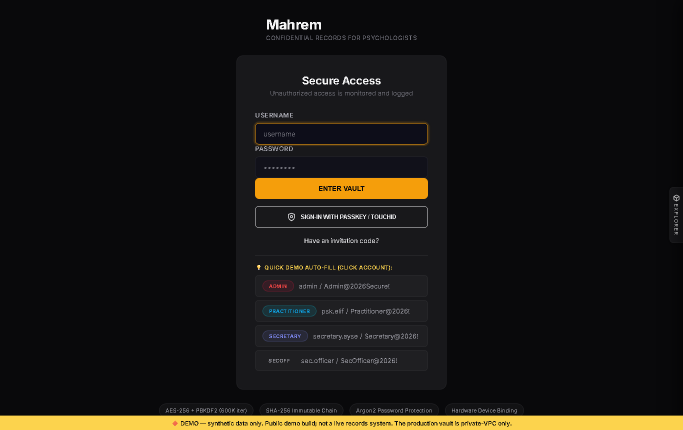
#> input picture docs/screenshots/01_login.png, 1366 x 860 px, given in place of 01.png, which was not available (shown at 1/2 size)
$ python capture_walkthrough.py
#> lines starting #> are read from the running program, lines starting #| are printed output that depends on the picture; pictures that were not available may be replaced by others from this repository, and a replacement may not be noted
#> (the call stopped at in capture, `with sync_playwright() as p:`: playwright is not available in this run)
"""
scripts/capture_walkthrough.py — regenerate the README walkthrough GIF.

Drives a running demo instance with a headless browser, captures nine scenes
(the practitioner, the secretary, and an administrator who cannot read anything
on their own), overlays a self-captioning top bar on each, and
stitches them into a looping GIF at docs/screenshots/walkthrough.gif.

Silent by design: every frame explains itself, so the GIF is legible in a README
without audio.

Setup (one time):
    pip install playwright pillow
    python -m playwright install chromium

Start a clean demo, e.g. with Docker (fresh volumes):
    docker compose -f docker-compose.yml -f docker-compose.demo.yml up --build

Then:
    python scripts/capture_walkthrough.py                       # uses :8000
    python scripts/capture_walkthrough.py http://127.0.0.1:8093

It signs in three times; the demo allows 5 sign-ins per IP per minute. It files an
erasure request for CL-003, so run it on a fresh demo.
"""

import os
import sys
import tempfile

from playwright.sync_api import sync_playwright
from PIL import Image, ImageDraw, ImageFont

BASE = sys.argv[1] if len(sys.argv) > 1 else "http://127.0.0.1:8000"
ROOT = os.path.dirname(os.path.dirname(os.path.abspath(__file__)))
OUT_GIF = os.path.join(ROOT, "docs", "screenshots", "walkthrough.gif")

PRACTITIONER = ("psk.elif", "Practitioner@2026!")
SECRETARY = ("secretary.ayse", "Secretary@2026!")
ADMIN = ("admin", "Admin@2026Secure!")
VW = {"width": 1366, "height": 860}

# (id, caption, duration_ms)
SCENES = [
    ("01", "Sign in — Argon2id hashing, httpOnly-cookie sessions, 5 attempts per minute", 2300),
    ("02", "Practitioner dashboard — clients with their tally, and the next appointments", 3000),
    ("03", "The client's file — profile, notes, a locked transcript; only their practitioner opens it", 3200),
    ("04", "The access ledger — every read of the file, hash-linked and tamper-evident", 2800),
    ("05", "Client cards — contact details and the KVKK date; export data or request erasure", 3000),
    ("06", "The secretary — the same client cards and the appointment book, no file", 3000),
    ("07", "Appointment book — no double booking; came or did not come", 2800),
    ("08", "An admin sees “SELECT CLIENT” — no records on their own authority", 2600),
    ("09", "Erasure requests — carried out only with a second person's co-signature", 3200),
]

TITLE = "PSIKONOT — CONFIDENTIAL CLIENT RECORDS"
W, BAR = 1100, 92
BG, ACC, MUT, FG = (11, 13, 18), (230, 168, 60), (150, 160, 175), (238, 242, 248)


def _font(sz, bold=False):
#> called with sz = 15, bold = True
    for pth in ([r"C:/Windows/Fonts/arialbd.ttf", "/usr/share/fonts/truetype/dejavu/DejaVuSans-Bold.ttf"]
                if bold else [r"C:/Windows/Fonts/arial.ttf", "/usr/share/fonts/truetype/dejavu/DejaVuSans.ttf"]):
        try:
            return ImageFont.truetype(pth, sz)
        except OSError:
            continue
    return ImageFont.load_default()


def _sign_in(browser, user, pw, settle=4500):
    page = browser.new_context(viewport=VW).new_page()
    page.goto(BASE, wait_until="networkidle")
    page.fill("#inp-username", user)
    page.fill("#inp-password", pw)
    page.click("#btn-login")
    page.wait_for_timeout(settle)
    return page


def _shot(page, raw_dir, sid, settle):
    page.wait_for_timeout(settle)
    page.screenshot(path=os.path.join(raw_dir, f"{sid}.png"))


def capture(raw_dir):
    """Drive the browser and drop the raw PNG scenes into raw_dir."""
    with sync_playwright() as p:
        b = p.chromium.launch()

        # Act 1 — the practitioner
        pg = b.new_context(viewport=VW).new_page()
        pg.goto(BASE, wait_until="networkidle")
        _shot(pg, raw_dir, "01", 700)
        pg.fill("#inp-username", PRACTITIONER[0])
        pg.fill("#inp-password", PRACTITIONER[1])
        pg.click("#btn-login")
        _shot(pg, raw_dir, "02", 5500)
        pg.click('[data-page="records"]')
        _shot(pg, raw_dir, "03", 3500)
        pg.click('[data-page="my-access"]')
        _shot(pg, raw_dir, "04", 2500)
        pg.click('[data-page="clients"]')
        _shot(pg, raw_dir, "05", 2500)
        pg.on("dialog", lambda dialog: dialog.accept())   # "File an erasure request?"
        pg.click('[data-action="client-erasure"][data-arg="CL-003"]')   # so the operator has one to show
        pg.wait_for_timeout(2000)

        # Act 2 — the secretary
        pg = _sign_in(b, *SECRETARY)
        pg.click('[data-page="clients"]')
        _shot(pg, raw_dir, "06", 2500)
        pg.click('[data-page="appointments"]')
        _shot(pg, raw_dir, "07", 2500)

        # Act 3 — governance
        pg = _sign_in(b, *ADMIN)
        _shot(pg, raw_dir, "08", 800)
        pg.click('[data-page="erasure-requests"]')
        _shot(pg, raw_dir, "09", 2000)

        b.close()


def compose(raw_dir):
    """Caption each raw scene and stitch the looping GIF."""
    f_title, f_step = _font(15, True), _font(19, True)
    frames, durs = [], []
    for sid, cap, dur in SCENES:
        src = Image.open(os.path.join(raw_dir, f"{sid}.png")).convert("RGB")
#> src is the input picture: PIL image 1366x860 RGB; mean R, G, B 25.1, 22.7, 18.8
        h = int(src.height * W / src.width)
#> h = 692
        src = src.resize((W, h), Image.LANCZOS)
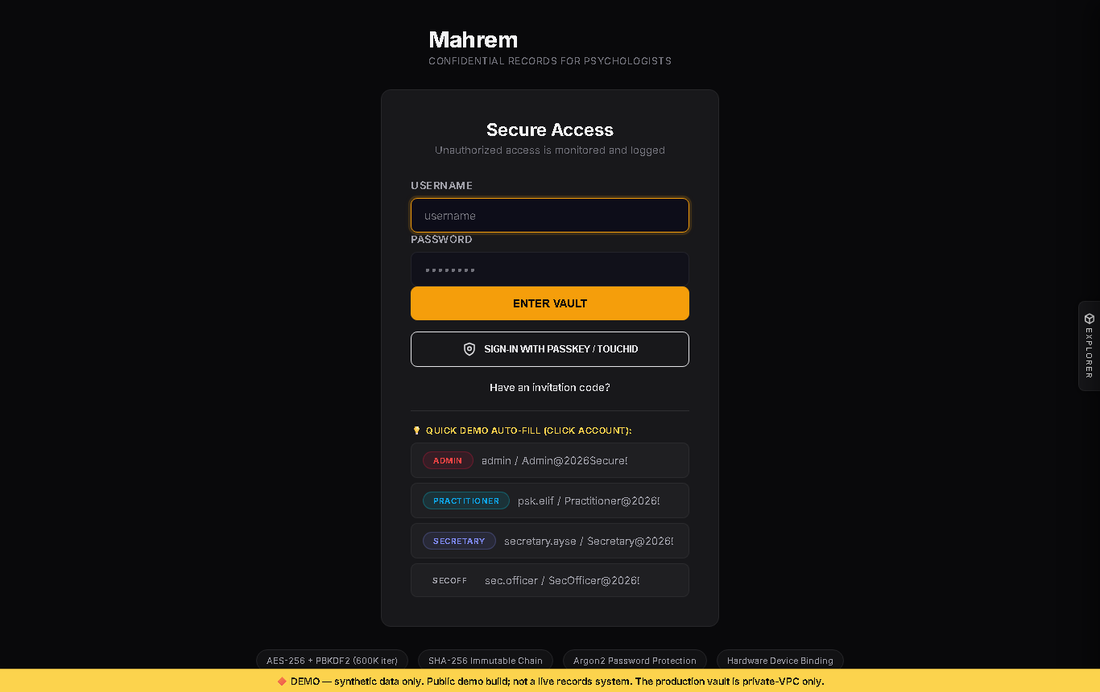
#> src: PIL image 1100x692 RGB; mean R, G, B 25.1, 22.7, 18.8
        canvas = Image.new("RGB", (W, h + BAR), BG)
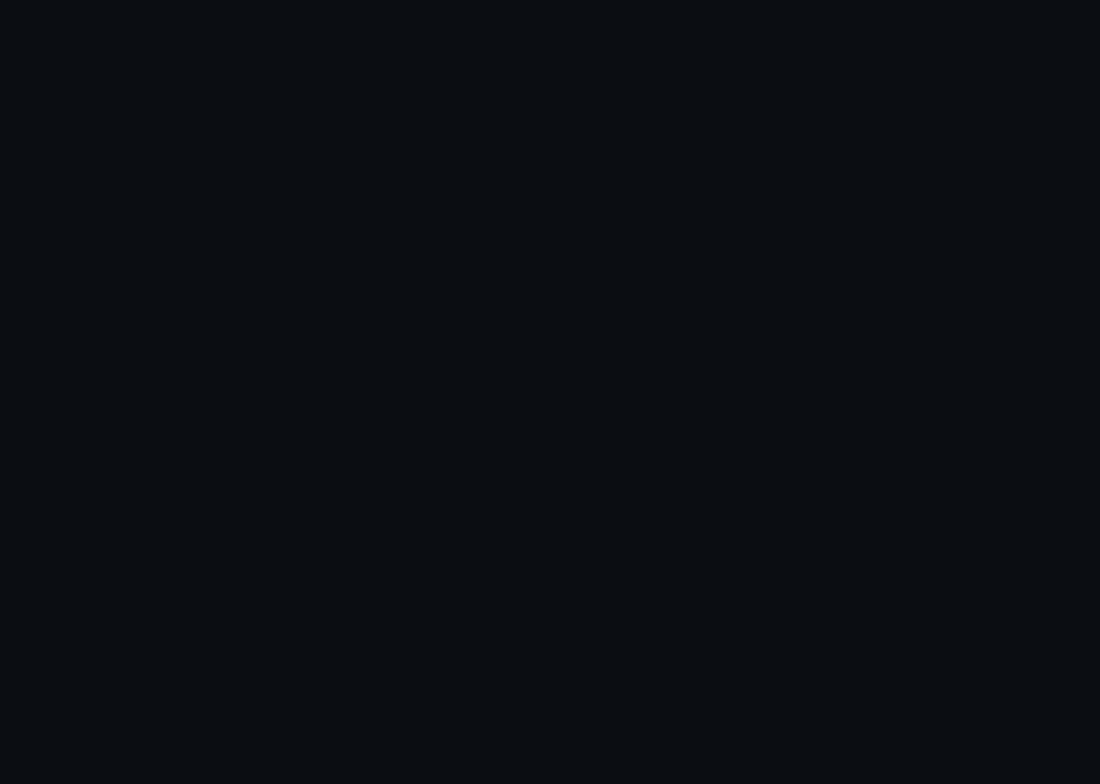
#> canvas: PIL image 1100x784 RGB; mean R, G, B 11, 13, 18
        canvas.paste(src, (0, BAR))
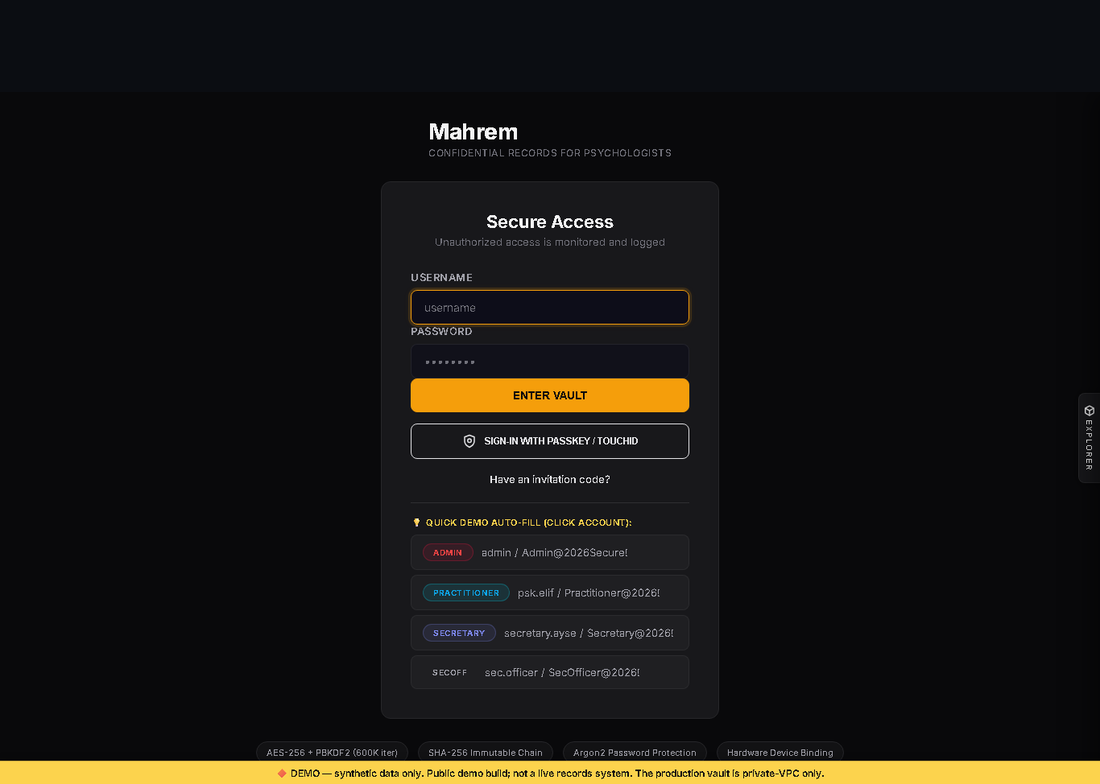
#> canvas: PIL image 1100x784 RGB; mean R, G, B 23.4, 21.6, 18.7
        d = ImageDraw.Draw(canvas)
        d.rectangle([0, BAR - 2, W, BAR], fill=(30, 36, 46))
        d.rectangle([18, 20, 22, BAR - 20], fill=ACC)
        d.text((34, 18), TITLE, font=f_title, fill=MUT)
        step = f"{SCENES.index((sid, cap, dur)) + 1} / {len(SCENES)}"
        tw = d.textbbox((0, 0), step, font=f_step)[2]
#> tw = 43
        px = W - tw - 46
#> px = 1011
        avail = (px - 14) - 34 - 18
#> avail = 945
        sz, cf = 25, _font(25, True)
        while sz > 16 and d.textlength(cap, font=cf) > avail:
            sz -= 1
            cf = _font(sz, True)
#> this loop made 1 pass
#> sz on pass 1: 24
#> after the loop, sz = 24
        d.text((34, 44), cap, font=cf, fill=FG)
        d.rounded_rectangle([px - 14, 26, W - 20, 60], 10, fill=(24, 29, 38), outline=(52, 60, 72))
        d.text((px, 32), step, font=f_step, fill=ACC)
        frames.append(canvas)
        durs.append(dur)
#> pass 2 of the loop in compose, `for sid, cap, dur in SCENES:`:
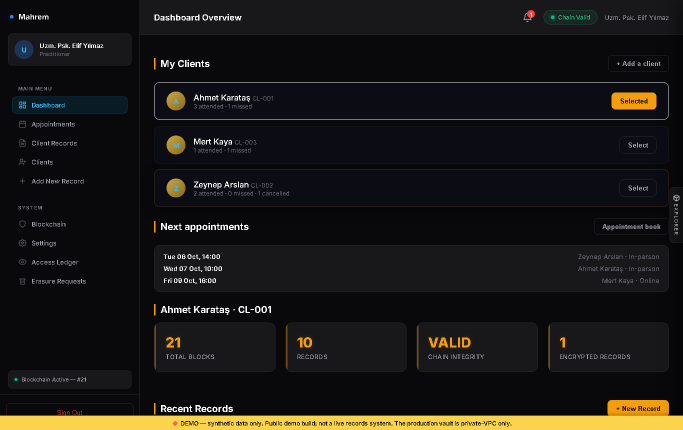
#> input picture docs/screenshots/02_dashboard.png, 1366 x 860 px, given in place of 02.png, which was not available (shown at 1/2 size)
#> in compose, src is the input picture: PIL image 1366x860 RGB; mean R, G, B 26.3, 24.5, 22.5
#> in compose, `src = src.resize((W, h), Image.LANCZOS)`:
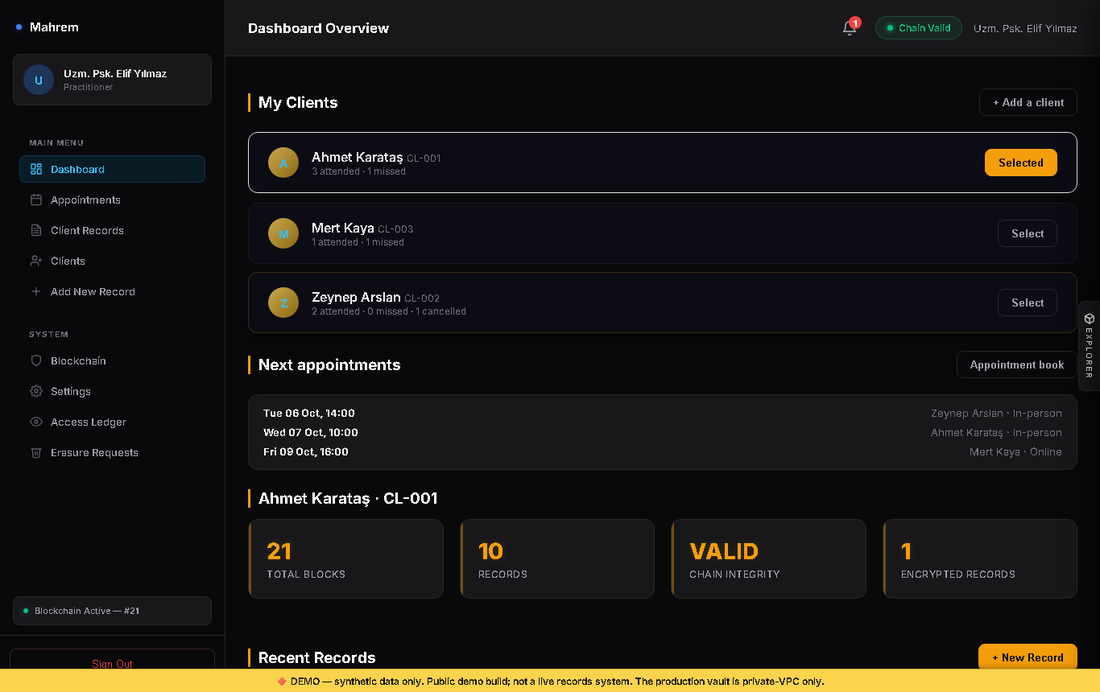
#> src: PIL image 1100x692 RGB; mean R, G, B 26.3, 24.5, 22.4
#> in compose, `canvas.paste(src, (0, BAR))`:
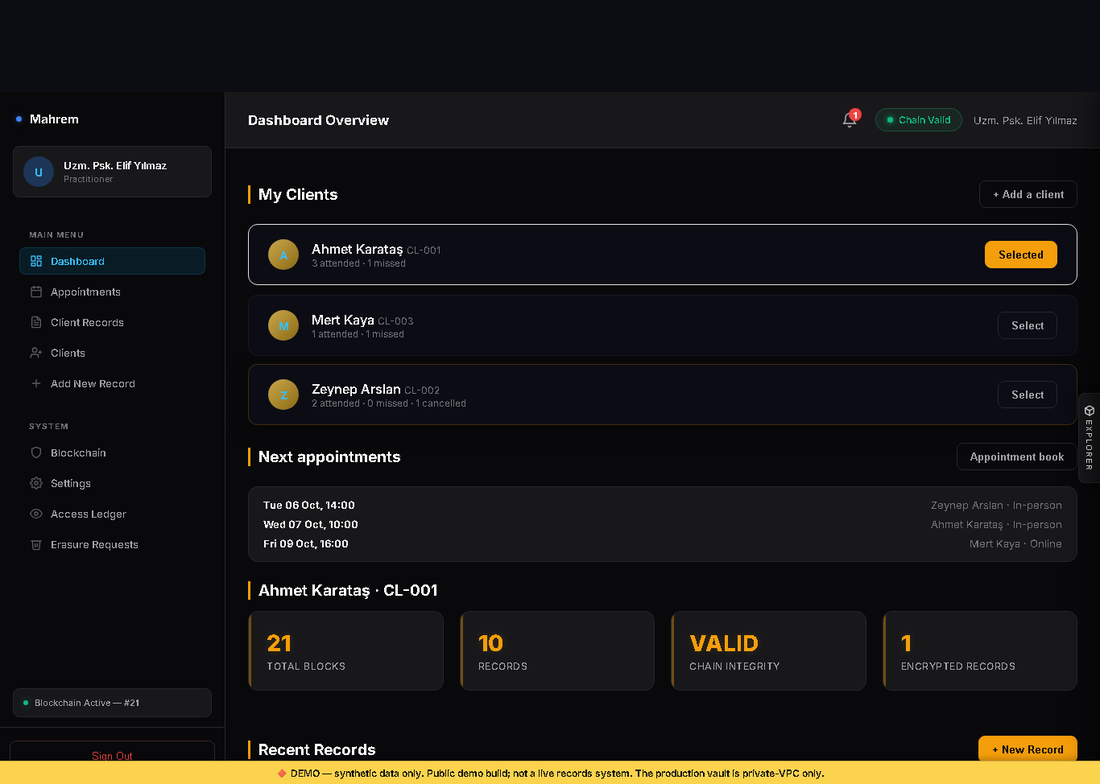
#> canvas: PIL image 1100x784 RGB; mean R, G, B 24.5, 23.2, 21.9
#> the loop in compose, `while sz > 16 and d.textlength(cap, font=cf) > avail:` made 1 pass

    pal = frames[2].convert("P", palette=Image.ADAPTIVE, colors=256)
    q = [fr.quantize(palette=pal, dither=Image.NONE) for fr in frames]
    os.makedirs(os.path.dirname(OUT_GIF), exist_ok=True)
    q[0].save(OUT_GIF, save_all=True, append_images=q[1:], duration=durs,
              loop=0, optimize=True, disposal=2)
    print("wrote", OUT_GIF, "-", round(os.path.getsize(OUT_GIF) / 1024 / 1024, 2), "MB")


def main():
    with tempfile.TemporaryDirectory() as raw:
        capture(raw)
        compose(raw)


if __name__ == "__main__":
#> (the run stopped early here; a loop or call above may not have finished)
